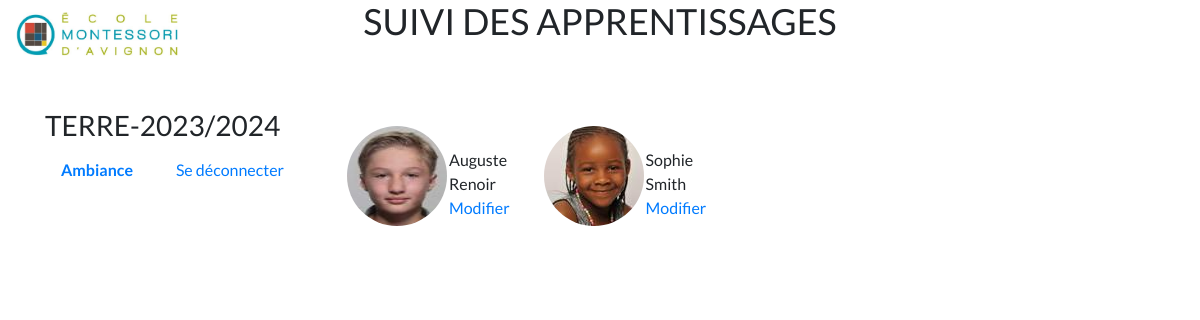
The page /child/all/5 (signed in) on the database its author committed.
### ambiance/models.py (models this page shows)
class Ambiance(models.Model):
    ENVIRONMENT_CHOICES = (
        ('BOIS', 'Bois'),
        ('TERRE', 'Terre'),
    )
    name = models.CharField(max_length=20, choices=ENVIRONMENT_CHOICES, verbose_name="Ambiance")
    year = models.CharField(max_length=20, verbose_name="Année")
    date_created = models.DateTimeField(auto_now_add=True)
    def __str__(self):
        return f'{self.name}-{self.year}'

### students/models.py (models this page shows, shortened)
class Students(models.Model):
    photo = models.ImageField(null=True, blank=True)
    firstname = models.CharField(max_length=25)
    lastname = models.CharField(max_length=25)
    date_of_birth = models.DateField()
    profil = models.TextField()
    ambiance = models.ForeignKey(Ambiance, on_delete=models.CASCADE)
    pratique_life = models.ForeignKey(PracticalLife, on_delete=models.CASCADE)
    sensorial_material = models.ForeignKey(SensoryMaterial, on_delete=models.CASCADE)
    mathe = models.ForeignKey(Math, on_delete=models.CASCADE)
    langage = models.ForeignKey(Langage, on_delete=models.CASCADE)
    letter = models.ForeignKey(Letter, on_delete=models.CASCADE)
    active = models.BooleanField(default=True)
    date_created = models.DateTimeField(auto_now_add=True)
    date_updated = models.DateTimeField(auto_now=True)
    tracker = FieldTracker()
    class Meta:
        verbose_name = "Student"
        verbose_name_plural = "Students"
    IMAGE_MAX_SIZE = (100, 100)

### students/views.py (the view)
# urls.py: path("child/all/<int:ambiance_id>", views.students_ambiance_list, name='all_child'),
@login_required
def students_ambiance_list(request, ambiance_id):
    ambiance = Ambiance.objects.get(id=ambiance_id)
    students = Students.objects.filter(ambiance=ambiance).order_by('lastname')
    context = {
        'ambiance': ambiance,
        'students': students,
        'user': request.user,
    }
    return render(request, 'students/ambiance_child_all.html', context=context)

### students/templates/students/ambiance_child_all.html (shortened to what this page needs)
{% extends "authentication/base.html" %}
{% block content %}
<div class="row">
    <div class="col-md-3">
        <h3>{{ambiance}}</h3>
        <ul class="navbar text-left">
            <li class="menu-ambiance"><a href="#"><b>Ambiance</b></a>
            </li>
            <li><a href="{% url 'logout' %}">Se déconnecter</a></li>
        </ul>
    </div>
    <div class="col-md-8 d-flex flex-wrap justify-content-evenly">
        {% for student in students %}
            <div class="p-3 mb-1">
                <table class="table-hover">
                        <tbody>
                            <tr>
                                <td>
                                    <a href="{% url 'Vie_Pratique_change' student_id=student.id %}">
                                        <p><img class="rounded-circle" src="{{student.photo.url}}" width="100" height="100"></p>
                                    </a>
                                </td>
                                <td>
                                    {{student.firstname}} <br> {{student.lastname}} <br>
                                    <a href="{% url 'student_change' student_id=student.id %}">Modifier</a>
                                </td>
                            </tr>
                        </tbody>
                </table>
            </div>
        {% endfor %}
    </div>
    <div class="col-md-1"></div>
</div>
{% endblock content %}

### authentication/static/authentication/css/styles.css (style rules this page uses)
.navbar li { list-style: none; text-align: left; }

### rows shown on the page
Ambiance: name+year "TERRE-2023/2024"
Students: photo (picture), firstname "Auguste", lastname "Renoir"
Students: photo (picture), firstname "Sophie", lastname "Smith"
